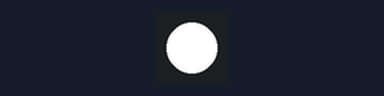
Recording of a sketch running on a simulated Arduino Uno, built with avr-gcc and run on an emulated ATmega328P. Shown: 1 RGB LEDs in strip order, left to right. Colours are those a GRB WS2812 strip shows for the declared byte order.

Above: at 2.2 s.
At 3.7 s:
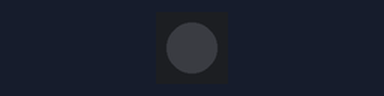
Timing chart, 0 to 5.0 s (numbered marks = the images above):
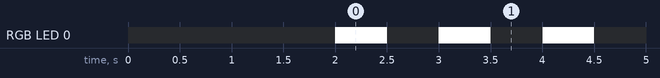

Measured:
- by itself, RGB LED 0: alternates RGB(255, 255, 255) for 0.50 s and off for 0.50 s

The sketch:

sketch_jan20a.ino
```cpp
#define FORCE_SOFTWARE_SPI
#define FORCE_SOFTWARE_PINS
#include "FastSPI_LED2.h"

///////////////////////////////////////////////////////////////////////////////////////////
//
// Move a white dot along the strip of leds.  This program simply shows how to configure the leds,
// and then how to turn a single pixel white and then off, moving down the line of pixels.
//

// How many leds are in the strip?
#define NUM_LEDS 1

// Data pin that led data will be written out over
#define DATA_PIN 6

// Clock pin only needed for SPI based chipsets when not using hardware SPI
//#define CLOCK_PIN 8

// This is an array of leds.  One item for each led in your strip.
CRGB leds[NUM_LEDS];

// This function sets up the LEDs and tells the controller about them
void setup() {
      pinMode(2,INPUT);
      Serial.begin(9600);

	// sanity check delay - allows reprogramming if accidently blowing power w/leds
   	delay(2000);

      // Uncomment one of the following lines for your leds arrangement.
      // FastLED.addLeds<TM1803, DATA_PIN, RGB>(leds, NUM_LEDS);
      // FastLED.addLeds<TM1804, DATA_PIN, RGB>(leds, NUM_LEDS);
      // FastLED.addLeds<TM1809, DATA_PIN, RGB>(leds, NUM_LEDS);
      // FastSPI_LED2.addLeds<WS2811, DATA_PIN, GRB>(leds+18, NUM_LEDS/3);
      // FastLED.addLeds<WS2811, 8, RGB>(leds + 225, NUM_LEDS/4);
      // FastLED.addLeds<WS2812, DATA_PIN, RGB>(leds, NUM_LEDS);
      FastLED.addLeds<WS2812B, DATA_PIN, RGB>(leds, NUM_LEDS);
      // FastLED.addLeds<NEOPIXEL, DATA_PIN, RGB>(leds, NUM_LEDS);
      // FastLED.addLeds<WS2811_400, DATA_PIN, RGB>(leds, NUM_LEDS);
      // FastLED.addLeds<UCS1903, DATA_PIN, RGB>(leds, NUM_LEDS);

      // FastLED.addLeds<WS2801, RGB>(leds, NUM_LEDS);
      // FastLED.addLeds<SM16716, RGB>(leds, NUM_LEDS);

      // FastLED.addLeds<LPD8806, RGB>(leds, NUM_LEDS);

      // FastLED.addLeds<WS2801, DATA_PIN, CLOCK_PIN, RGB>(leds, NUM_LEDS);
      // FastLED.addLeds<SM16716, DATA_PIN, CLOCK_PIN, RGB>(leds, NUM_LEDS);
      // FastLED.addLeds<LPD8806, DATA_PIN, CLOCK_PIN, RGB>(leds, NUM_LEDS);
}

// This function runs over and over, and is where you do the magic to light
// your leds.
void loop() {
  leds[0]=CRGB::White;
  FastLED.show();
  delay(500);
  leds[0]=CRGB::Black;
  FastLED.show();
  delay(500);
 }
```
